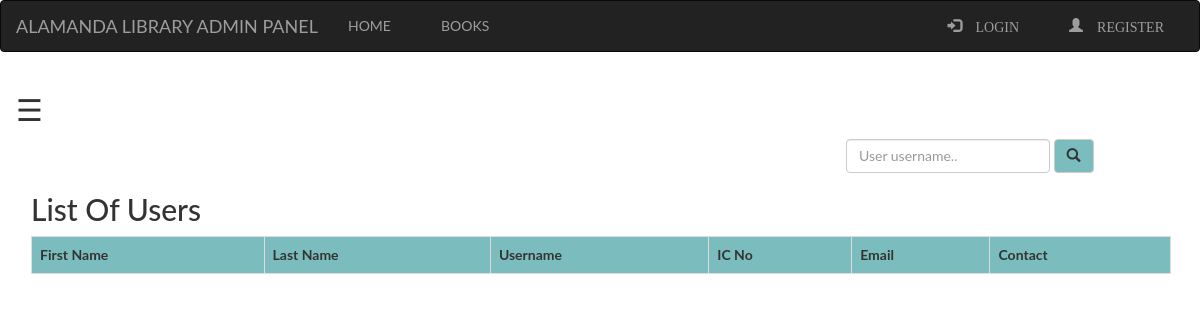
The page /admin/user.php on the database as committed earlier.
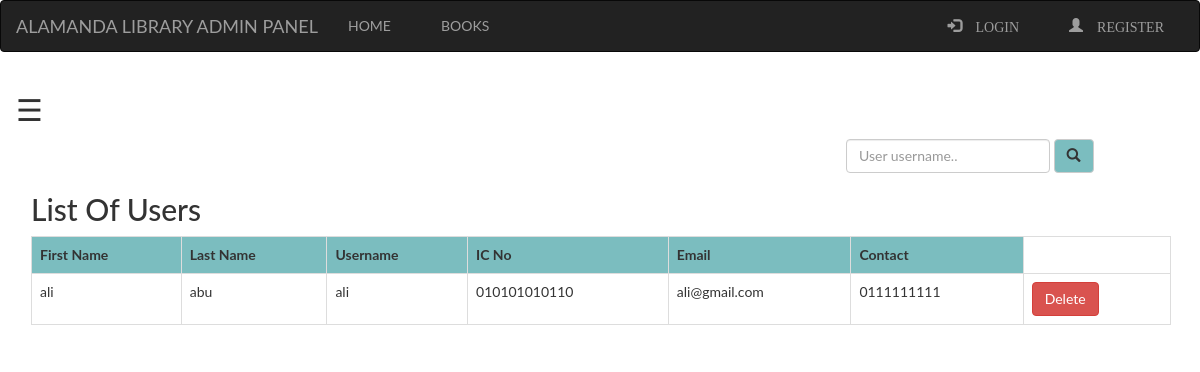
The same page on the database as committed later.
### tables this page shows
CREATE TABLE `user` (
  `first` varchar(100) NOT NULL,
  `last` varchar(100) NOT NULL,
  `username` varchar(100) NOT NULL,
  `password` varchar(100) NOT NULL,
  `uic` varchar(100) NOT NULL,
  `email` varchar(100) NOT NULL,
  `contact` varchar(100) NOT NULL,
  `pic` varchar(100) NOT NULL
);

### admin/user.php (the view, shortened to what this page needs)
<?php
  include "navbar.php";
?>
<!DOCTYPE html>
<html>
<head>
</head>
<body>
<div id="main">
  <span style="font-size:30px;cursor:pointer" onclick="openNav()">&#9776;</span>
<div class="container">
    <div class="srch">
	<form class="navbar-form" method="post" name="form1">
			<input class="form-control" type="text" name="search" placeholder="User username.." required="">
			<button style="background-color: #6db6b9e6;" type="submit" name="submit" class="btn btn-default">
				<span class="glyphicon glyphicon-search"></span>
			</button>
	</form>
    </div>
    <h2>List Of Users</h2>
    <?php
    if (isset($_POST['submit'])) {
    } else {
        $res = mysqli_query($db, "SELECT first,last,username,uic,email,contact FROM `user`;");
        echo "<table class='table table-bordered table-hover' >";
        echo "<tr style='background-color: #6db6b9e6;'>";
        echo "<th>"; echo "First Name"; echo "</th>";
        echo "<th>"; echo "Last Name"; echo "</th>";
        echo "<th>"; echo "Username"; echo "</th>";
        echo "<th>"; echo "IC No"; echo "</th>";
        echo "<th>"; echo "Email"; echo "</th>";
        echo "<th>"; echo "Contact"; echo "</th>";
        echo "</tr>";
        while ($row = mysqli_fetch_assoc($res)) {
            echo "<tr>";
            echo "<td>"; echo $row['first']; echo "</td>";
            echo "<td>"; echo $row['last']; echo "</td>";
            echo "<td>"; echo $row['username']; echo "</td>";
            echo "<td>"; echo $row['uic']; echo "</td>";
            echo "<td>"; echo $row['email']; echo "</td>";
            echo "<td>"; echo $row['contact']; echo "</td>";
            echo "<td>";
			echo "<form method='post'>";
			echo "<button type='submit' name='submit2' class='btn btn-danger'>Delete</button>";
			echo "</form>";
			echo "</td>";
			echo "</tr>";
        }
        echo "</table>";
    }
                    ?>
</div>
</body>
</html>

Rows that differ between the two databases and show on the page:
added user: first "ali", last "abu", username "ali", uic "010101010110", email "ali@gmail.com", contact "0111111111"
